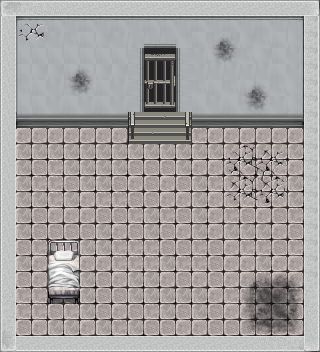

The image is a tile-based game level rendered from a .tmx file. Its description and complete source (layers, tilesets, objects, tile grids) follow:
An orthogonal 20x22 tile map with 16x16 px tiles, 4 tile layers (Capa de Patrones 1, Capa de patrones 2, Objetos, Capa del Player), 6 tilesets.

<map version="1.0" orientation="orthogonal" renderorder="left-down" width="20" height="22" tilewidth="16" tileheight="16" nextobjectid="3">
 <properties>
  <property name="unity:scale" type="float" value="0.0625" />
 </properties>
 <tileset firstgid="1" name="inside4" tilewidth="16" tileheight="16" tilecount="960" columns="32">
  <image source="../Sprites/elements/Inside_A4.png" width="512" height="480" />
 </tileset>
 <tileset firstgid="961" name="Inside_A5" tilewidth="16" tileheight="16" tilecount="512" columns="16">
  <image source="../Sprites/elements/Inside_A5.png" width="256" height="512" />
 </tileset>
 <tileset firstgid="1473" name="Sayako_TileB" tilewidth="16" tileheight="16" tilecount="1024" columns="32">
  <image source="../Sprites/elements/Sayako_TileB.png" width="512" height="512" />
 </tileset>
 <tileset firstgid="2497" name="Inside_A2" tilewidth="16" tileheight="16" tilecount="768" columns="32">
  <image source="../Sprites/elements/Inside_A2.png" width="512" height="384" />
 </tileset>
 <tileset firstgid="3265" name="Dungeon_C" tilewidth="16" tileheight="16" tilecount="1024" columns="32">
  <image source="../Sprites/elements/Dungeon_C.png" width="512" height="512" />
 </tileset>
 <tileset firstgid="4289" name="fd864d4887041a291e9888774441ad4e" tilewidth="16" tileheight="16" tilecount="1024" columns="32">
  <image source="../Sprites/elements/fd864d4887041a291e9888774441ad4e.png" width="512" height="512" />
  <tile id="288">
   <objectgroup draworder="index" />
  </tile>
  <tile id="289">
   <objectgroup draworder="index" />
  </tile>
  <tile id="320">
   <objectgroup draworder="index" />
  </tile>
  <tile id="321">
   <objectgroup draworder="index" />
  </tile>
  <tile id="352">
   <objectgroup draworder="index" />
  </tile>
  <tile id="353">
   <objectgroup draworder="index" />
  </tile>
 </tileset>
 <layer name="Capa de Patrones 1" width="20" height="22">
  <properties>
   <property name="unity:sortingLayerName" value="Ground" />
  </properties>
  <data encoding="csv">
3713,3714,3715,3716,3717,3717,3717,3717,3717,3717,3717,3717,3717,3717,3717,3717,3717,3717,3717,3718,
1610616453,529,531,531,530,531,530,531,530,531,531,530,531,530,531,530,531,530,532,2684358274,
1610616453,561,562,594,563,595,562,594,3221226066,3221226002,3221226002,3221226067,595,563,562,562,563,595,564,2684358274,
1610616453,593,595,595,595,595,595,595,2684355090,2029,2029,1610613266,594,562,562,563,562,595,596,2684358274,
1610616453,593,562,562,595,595,562,562,2684355090,2029,2029,1610613266,594,594,594,594,594,595,596,2684358274,
1610616453,561,595,594,594,563,595,594,2684355090,2029,2029,1610613266,563,595,563,595,595,563,564,2684358274,
1610616453,593,595,594,595,594,595,594,2684355090,2029,2029,1610613266,595,594,595,594,595,594,564,2684358274,
1610616453,625,627,626,627,626,627,626,627,626,627,626,627,626,627,626,627,626,628,2684358274,
1610616453,1091,1091,1091,1091,1091,1091,1091,1091,1091,1092,1091,1092,1091,1091,1091,1091,1091,1091,2684358274,
1610616453,1107,1107,1107,1107,1107,1107,1107,1107,1107,1107,1107,1107,1107,1107,1107,1107,1107,1107,2684358274,
1610616453,1107,1108,1092,1107,1107,1107,1107,1108,1108,1108,1107,1091,1091,1108,1107,1108,1092,1091,2684358274,
1610616453,1107,1092,1092,1108,1107,1107,1108,1091,1108,1091,1108,1107,1092,1107,1092,1108,1092,1107,2684358274,
1610616453,1107,1107,1092,1107,1091,1092,1092,1108,1108,1091,1091,1107,1091,1107,1092,1107,1091,1107,2684358274,
1610616453,1107,1108,1091,1091,1091,1108,1108,1092,1107,1092,1108,1107,1091,1092,1108,1091,1108,1092,2684358274,
1610616453,1107,1108,1108,1108,1108,1107,1091,1108,1107,1108,1091,1107,1091,1107,1107,1107,1091,1108,2684358274,
1610616453,1108,1092,1092,1091,1107,1107,1092,1092,1092,1108,1108,1092,1108,1091,1092,1092,1108,1092,2684358274,
1610616453,1107,1091,1108,1107,1091,1091,1092,1092,1092,1107,1092,1092,1108,1091,1091,1107,1091,1091,2684358274,
1610616453,1108,1091,1092,1107,1107,1108,1091,1107,1107,1091,1108,1091,1108,1091,1091,1092,1091,1091,2684358274,
1610616452,1092,1092,1091,1091,1107,1108,1108,1107,1107,1107,1107,1107,1091,1092,1092,1091,1108,1092,2684358275,
1610616451,1092,1092,1108,1092,1107,1108,1091,1108,1092,1107,1108,1107,1108,1091,1091,1091,1092,1108,2684358276,
1610616450,1108,1091,1107,1107,1091,1107,1092,1107,1108,1108,1091,1091,1108,1108,1108,1107,1107,1091,2684358277,
1610616449,3221229189,3221229189,3221229189,3221229189,3221229189,3221229189,3221229189,3221229189,3221229189,3221229189,3221229189,3221229189,3221229189,3221229189,3221229189,3221229188,3221229187,3221229186,2684358278
</data>
 </layer>
 <layer name="Capa de patrones 2" width="20" height="22">
  <data encoding="csv">
0,0,0,0,0,0,0,0,0,0,0,0,0,0,0,0,0,0,0,0,
0,2521,2522,0,0,0,0,0,0,0,0,0,0,0,0,0,0,0,0,0,
0,2553,2554,0,0,0,0,0,0,0,0,0,0,2713,2714,0,0,0,0,0,
0,0,0,0,0,0,0,0,0,0,0,0,0,2745,2746,0,0,0,0,0,
0,0,0,0,2713,2714,0,0,0,0,0,0,0,0,0,0,0,0,0,0,
0,0,0,0,2745,2746,0,0,0,0,0,0,0,0,0,2713,2714,0,0,0,
0,0,0,0,0,0,0,0,0,0,0,0,0,0,0,2745,2746,0,0,0,
0,0,0,0,0,0,0,0,2187,2189,2190,2192,0,0,0,0,0,0,0,0,
0,0,0,0,0,0,0,0,2219,2221,2222,2224,0,0,0,0,0,0,0,0,
0,0,0,0,0,0,0,0,0,0,0,0,0,0,2585,2586,2587,2588,0,0,
0,0,0,0,0,0,0,0,0,0,0,0,0,0,2617,2618,2619,2620,0,0,
0,0,0,0,0,0,0,0,0,0,0,0,0,0,2649,2650,2651,2652,0,0,
0,0,0,0,0,0,0,0,0,0,0,0,0,0,2681,2682,2683,2684,0,0,
0,0,0,0,0,0,0,0,0,0,0,0,0,0,0,0,0,0,0,0,
0,0,0,0,0,0,0,0,0,0,0,0,0,0,0,0,0,0,0,0,
0,0,0,0,0,0,0,0,0,0,0,0,0,0,0,0,0,0,0,0,
0,0,0,0,0,0,0,0,0,0,0,0,0,0,0,0,0,0,0,0,
0,0,0,0,0,0,0,0,0,0,0,0,0,0,0,2777,2778,2779,2780,0,
0,0,0,0,0,0,0,0,0,0,0,0,0,0,0,2809,2810,2811,2812,0,
0,0,0,0,0,0,0,0,0,0,0,0,0,0,0,2841,2842,2843,2844,0,
0,0,0,0,0,0,0,0,0,0,0,0,0,0,0,2873,2874,2875,2876,0,
0,0,0,0,0,0,0,0,0,0,0,0,0,0,0,0,0,0,0,0
</data>
 </layer>
 <layer name="Objetos" width="20" height="22">
  <properties>
   <property name="unity:sortingLayerName" value="Objects" />
  </properties>
  <data encoding="csv">
0,0,0,0,0,0,0,0,0,0,0,0,0,0,0,0,0,0,0,0,
0,0,0,0,0,0,0,0,0,0,0,0,0,0,0,0,0,0,0,0,
0,0,0,0,0,0,0,0,0,0,0,0,0,0,0,0,0,0,0,0,
0,0,0,0,0,0,0,0,0,1623,1624,0,0,0,0,0,0,0,0,0,
0,0,0,0,0,0,0,0,0,1655,1656,0,0,0,0,0,0,0,0,0,
0,0,0,0,0,0,0,0,0,1687,1688,0,0,0,0,0,0,0,0,0,
0,0,0,0,0,0,0,0,0,1719,1720,0,0,0,0,0,0,0,0,0,
0,0,0,0,0,0,0,0,0,0,0,0,0,0,0,0,0,0,0,0,
0,0,0,0,0,0,0,0,0,0,0,0,0,0,0,0,0,0,0,0,
0,0,0,0,0,0,0,0,0,0,0,0,0,0,0,0,0,0,0,0,
0,0,0,0,0,0,0,0,0,0,0,0,0,0,0,0,0,0,0,0,
0,0,0,0,0,0,0,0,0,0,0,0,0,0,0,0,0,0,0,0,
0,0,0,0,0,0,0,0,0,0,0,0,0,0,0,0,0,0,0,0,
0,0,0,0,0,0,0,0,0,0,0,0,0,0,0,0,0,0,0,0,
0,0,0,0,0,0,0,0,0,0,0,0,0,0,0,0,0,0,0,0,
0,0,0,0,0,0,0,0,0,0,0,0,0,0,0,0,0,0,0,0,
0,0,0,4577,4578,0,0,0,0,0,0,0,0,0,0,0,0,0,0,0,
0,0,0,4609,4610,0,0,0,0,0,0,0,0,0,0,0,0,0,0,0,
0,0,0,4641,4642,0,0,0,0,0,0,0,0,0,0,0,0,0,0,0,
0,0,0,0,0,0,0,0,0,0,0,0,0,0,0,0,0,0,0,0,
0,0,0,0,0,0,0,0,0,0,0,0,0,0,0,0,0,0,0,0,
0,0,0,0,0,0,0,0,0,0,0,0,0,0,0,0,0,0,0,0
</data>
 </layer>
 <layer name="Capa del Player" width="20" height="22">
  <data encoding="csv">
0,0,0,0,0,0,0,0,0,0,0,0,0,0,0,0,0,0,0,0,
0,0,0,0,0,0,0,0,0,0,0,0,0,0,0,0,0,0,0,0,
0,0,0,0,0,0,0,0,0,0,0,0,0,0,0,0,0,0,0,0,
0,0,0,0,0,0,0,0,0,0,0,0,0,0,0,0,0,0,0,0,
0,0,0,0,0,0,0,0,0,0,0,0,0,0,0,0,0,0,0,0,
0,0,0,0,0,0,0,0,0,0,0,0,0,0,0,0,0,0,0,0,
0,0,0,0,0,0,0,0,0,0,0,0,0,0,0,0,0,0,0,0,
0,0,0,0,0,0,0,0,0,0,0,0,0,0,0,0,0,0,0,0,
0,0,0,0,0,0,0,0,0,0,0,0,0,0,0,0,0,0,0,0,
0,0,0,0,0,0,0,0,0,0,0,0,0,0,0,0,0,0,0,0,
0,0,0,0,0,0,0,0,0,0,0,0,0,0,0,0,0,0,0,0,
0,0,0,0,0,0,0,0,0,0,0,0,0,0,0,0,0,0,0,0,
0,0,0,0,0,0,0,0,0,0,0,0,0,0,0,0,0,0,0,0,
0,0,0,0,0,0,0,0,0,0,0,0,0,0,0,0,0,0,0,0,
0,0,0,0,0,0,0,0,0,0,0,0,0,0,0,0,0,0,0,0,
0,0,0,4545,4546,0,0,0,0,0,0,0,0,0,0,0,0,0,0,0,
0,0,0,0,0,0,0,0,0,0,0,0,0,0,0,0,0,0,0,0,
0,0,0,0,0,0,0,0,0,0,0,0,0,0,0,0,0,0,0,0,
0,0,0,0,0,0,0,0,0,0,0,0,0,0,0,0,0,0,0,0,
0,0,0,0,0,0,0,0,0,0,0,0,0,0,0,0,0,0,0,0,
0,0,0,0,0,0,0,0,0,0,0,0,0,0,0,0,0,0,0,0,
0,0,0,0,0,0,0,0,0,0,0,0,0,0,0,0,0,0,0,0
</data>
 </layer>
</map>
